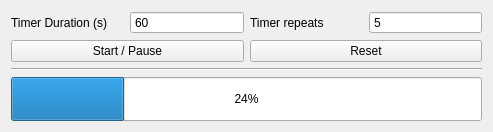
<?xml version="1.0" encoding="UTF-8"?>
<ui version="4.0">
 <class>Form</class>
 <widget class="QWidget" name="Form">
  <property name="geometry">
   <rect>
    <x>0</x>
    <y>0</y>
    <width>493</width>
    <height>132</height>
   </rect>
  </property>
  <property name="sizePolicy">
   <sizepolicy hsizetype="MinimumExpanding" vsizetype="Minimum">
    <horstretch>0</horstretch>
    <verstretch>0</verstretch>
   </sizepolicy>
  </property>
  <property name="windowTitle">
   <string>Form</string>
  </property>
  <layout class="QVBoxLayout" name="verticalLayout">
   <item>
    <layout class="QGridLayout" name="gridLayout">
     <item row="0" column="3">
      <widget class="QSpinBox" name="spinBox_Repeats">
       <property name="buttonSymbols">
        <enum>QAbstractSpinBox::NoButtons</enum>
       </property>
       <property name="minimum">
        <number>1</number>
       </property>
       <property name="value">
        <number>5</number>
       </property>
      </widget>
     </item>
     <item row="0" column="2">
      <widget class="QLabel" name="label_3">
       <property name="text">
        <string>Timer repeats</string>
       </property>
      </widget>
     </item>
     <item row="0" column="0">
      <widget class="QLabel" name="label_4">
       <property name="text">
        <string>Timer Duration (s)</string>
       </property>
      </widget>
     </item>
     <item row="1" column="2" colspan="2">
      <widget class="QPushButton" name="pushButton_Reset">
       <property name="text">
        <string>Reset</string>
       </property>
      </widget>
     </item>
     <item row="1" column="0" colspan="2">
      <widget class="QPushButton" name="pushButton_StartPause">
       <property name="text">
        <string>Start / Pause</string>
       </property>
      </widget>
     </item>
     <item row="0" column="1">
      <widget class="QSpinBox" name="spinBox_StartTime">
       <property name="buttonSymbols">
        <enum>QAbstractSpinBox::NoButtons</enum>
       </property>
       <property name="minimum">
        <number>1</number>
       </property>
       <property name="maximum">
        <number>3600</number>
       </property>
       <property name="value">
        <number>60</number>
       </property>
      </widget>
     </item>
    </layout>
   </item>
   <item>
    <widget class="Line" name="line">
     <property name="orientation">
      <enum>Qt::Horizontal</enum>
     </property>
    </widget>
   </item>
   <item>
    <widget class="QProgressBarNumber" name="progressBarNumber_Countdown">
     <property name="sizePolicy">
      <sizepolicy hsizetype="Expanding" vsizetype="MinimumExpanding">
       <horstretch>0</horstretch>
       <verstretch>0</verstretch>
      </sizepolicy>
     </property>
     <property name="value">
      <number>24</number>
     </property>
    </widget>
   </item>
  </layout>
 </widget>
 <customwidgets>
  <customwidget>
   <class>QProgressBarNumber</class>
   <extends>QProgressBar</extends>
   <header>qtutils/widgets.h</header>
  </customwidget>
 </customwidgets>
 <resources/>
 <connections/>
</ui>
